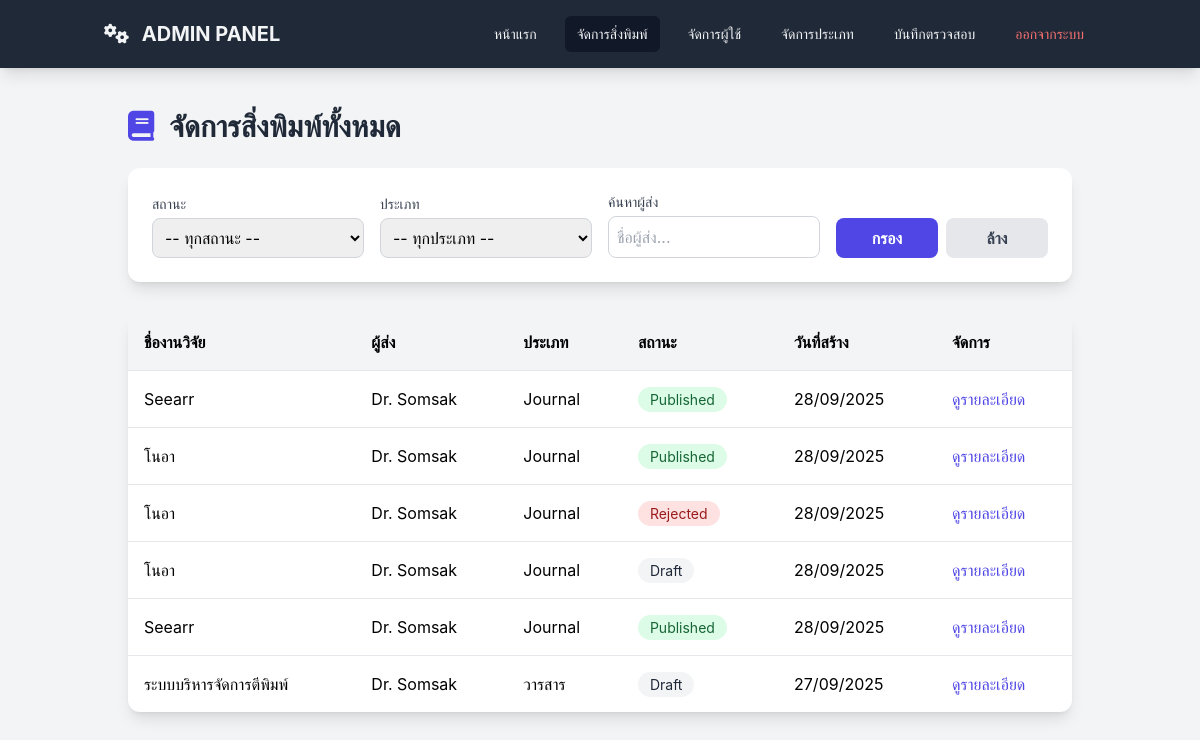
Screenshot of /admin_manage_publications.php (signed in) with the database file from the repository.
### tables this page shows
CREATE TABLE `publications` (
  `PubID` int(11) NOT NULL,
  `PubName` varchar(255) NOT NULL,
  `PubDetail` text,
  `PubType` varchar(100) DEFAULT NULL,
  `PubStatus` enum('Draft','Pending','Published','Rejected') DEFAULT 'Draft',
  `PubDate` date DEFAULT NULL,
  `User_id` int(11) NOT NULL,
  `Created_at` timestamp NOT NULL DEFAULT CURRENT_TIMESTAMP
);

CREATE TABLE `users` (
  `User_Id` int(11) NOT NULL,
  `UserName` varchar(100) NOT NULL,
  `UserEmail` varchar(100) NOT NULL,
  `UserPass` varchar(255) NOT NULL,
  `UserRole` enum('Admin','Officer','Teacher') NOT NULL,
  `Created_at` timestamp NOT NULL DEFAULT CURRENT_TIMESTAMP
);

### admin_manage_publications.php (the view, shortened to what this page needs)
<?php
require_once 'auth_config.php';
$author_filter = trim($_GET['author'] ?? '');
$main_query = "
    SELECT p.PubID, p.PubName, p.PubType, p.PubStatus, p.Created_at, u.UserName
    FROM publications p
    JOIN users u ON p.User_id = u.User_Id
    WHERE 1=1
";
$params = [];
$main_query .= " ORDER BY p.Created_at DESC";
try {
    $stmt_pubs = $pdo->prepare($main_query);
    $stmt_pubs->execute($params);
    $publications = $stmt_pubs->fetchAll(PDO::FETCH_ASSOC);
} catch (PDOException $e) {
    $publications = [];
    $error_message = "เกิดข้อผิดพลาด: " . $e->getMessage();
}
?>
<!DOCTYPE html>
<html lang="th">
<head>
    <script src="https://cdn.tailwindcss.com"></script>
    <link rel="stylesheet" href="https://cdnjs.cloudflare.com/ajax/libs/font-awesome/6.0.0-beta3/css/all.min.css">
</head>
<body class="bg-gray-100 min-h-screen">
    <header class="bg-gray-800 text-gray-100 shadow-lg sticky top-0 z-50">
        <div class="container mx-auto flex justify-between items-center p-4">
            <a href="admin_dashboard.php" class="text-xl font-bold"><i class="fas fa-cogs mr-2"></i> ADMIN PANEL</a>
            <nav class="hidden md:flex space-x-4 items-center">
                <a href="admin_dashboard.php" class="px-3 py-2 rounded-md text-sm font-medium hover:bg-gray-700">หน้าแรก</a>
                <a href="admin_manage_publications.php" class="px-3 py-2 rounded-md text-sm font-medium hover:bg-gray-700 bg-gray-900">จัดการสิ่งพิมพ์</a>
                <a href="admin_user_management.php" class="px-3 py-2 rounded-md text-sm font-medium hover:bg-gray-700">จัดการผู้ใช้</a>
                <a href="admin_manage_types.php" class="px-3 py-2 rounded-md text-sm font-medium hover:bg-gray-700">จัดการประเภท</a>
                <a href="admin_audit_log.php" class="px-3 py-2 rounded-md text-sm font-medium hover:bg-gray-700">บันทึกตรวจสอบ</a>
                <a href="logout.php" class="px-3 py-2 rounded-md text-sm font-medium text-red-400 hover:bg-red-700">ออกจากระบบ</a>
            </nav>
        </div>
    </header>
    <main class="container mx-auto p-6 md:p-10">
        <h1 class="text-3xl font-bold text-gray-800 mb-6"><i class="fas fa-book text-indigo-600 mr-2"></i> จัดการสิ่งพิมพ์ทั้งหมด</h1>
        <div class="bg-white p-6 rounded-xl shadow-lg mb-8">
            <form action="" method="get" class="grid grid-cols-1 md:grid-cols-4 gap-4 items-end">
                <div>
                    <label for="status" class="block text-sm font-medium text-gray-700 mb-1">สถานะ</label>
                    <select id="status" name="status" class="w-full p-2 border border-gray-300 rounded-lg">
                        <option value="">-- ทุกสถานะ --</option>
                    </select>
                </div>
                <div>
                    <label for="type" class="block text-sm font-medium text-gray-700 mb-1">ประเภท</label>
                    <select id="type" name="type" class="w-full p-2 border border-gray-300 rounded-lg">
                        <option value="">-- ทุกประเภท --</option>
                    </select>
                </div>
                 <div>
                    <label for="author" class="block text-sm font-medium text-gray-700 mb-1">ค้นหาผู้ส่ง</label>
                    <input type="text" name="author" id="author" value="<?= htmlspecialchars($author_filter)?>" placeholder="ชื่อผู้ส่ง..." class="w-full p-2 border border-gray-300 rounded-lg">
                </div>
                <div class="flex space-x-2">
                     <button type="submit" class="w-full bg-indigo-600 text-white font-semibold py-2 px-4 rounded-lg hover:bg-indigo-700">กรอง</button>
                     <a href="admin_manage_publications.php" class="w-full text-center bg-gray-200 text-gray-700 font-semibold py-2 px-4 rounded-lg hover:bg-gray-300">ล้าง</a>
                </div>
            </form>
        </div>
        <div class="bg-white rounded-xl shadow-lg overflow-x-auto">
            <table class="w-full text-left">
                <thead class="bg-gray-100">
                    <tr>
                        <th class="p-4">ชื่องานวิจัย</th>
                        <th class="p-4">ผู้ส่ง</th>
                        <th class="p-4">ประเภท</th>
                        <th class="p-4">สถานะ</th>
                        <th class="p-4">วันที่สร้าง</th>
                        <th class="p-4">จัดการ</th>
                    </tr>
                </thead>
                <tbody>
                    <?php if (empty($publications)): ?>
                        <tr><td colspan="6" class="text-center p-6 text-gray-500">ไม่พบผลงาน</td></tr>
                    <?php else: foreach ($publications as $pub): ?>
                        <tr class="border-t hover:bg-gray-50">
                            <td class="p-4"><?= htmlspecialchars($pub['PubName']) ?></td>
                            <td class="p-4"><?= htmlspecialchars($pub['UserName']) ?></td>
                            <td class="p-4"><?= htmlspecialchars($pub['PubType'] ?? 'N/A') ?></td>
                            <td class="p-4">
                                <span class="px-3 py-1 text-sm rounded-full
                                    <?php
                                        if ($pub['PubStatus'] == 'Published') echo 'bg-green-100 text-green-800';
                                        elseif ($pub['PubStatus'] == 'Pending') echo 'bg-yellow-100 text-yellow-800';
                                        elseif ($pub['PubStatus'] == 'Rejected') echo 'bg-red-100 text-red-800';
                                        else echo 'bg-gray-100 text-gray-800';
                                    ?>">
                                    <?= htmlspecialchars($pub['PubStatus']) ?>
                                </span>
                            </td>
                            <td class="p-4"><?= date('d/m/Y', strtotime($pub['Created_at'])) ?></td>
                            <td class="p-4"><a href="admin_view_publication.php?id=<?= $pub['PubID'] ?>" class="text-indigo-600">ดูรายละเอียด</a></td>
                        </tr>
                    <?php endforeach; endif; ?>
                </tbody>
            </table>
        </div>
    </main>
</body>
</html>

### admin_manage_publications.php (style rules this page uses)
body { font-family: 'Inter', 'Tahoma', sans-serif; }

### rows the page displays
publications: PubName "Seearr", User.UserName "Dr. Somsak", PubType "Journal", PubStatus "Published", Created_at "28/09/2025"
publications: PubName "โนอา", User.UserName "Dr. Somsak", PubType "Journal", PubStatus "Published", Created_at "28/09/2025"
publications: PubName "โนอา", User.UserName "Dr. Somsak", PubType "Journal", PubStatus "Rejected", Created_at "28/09/2025"
publications: PubName "โนอา", User.UserName "Dr. Somsak", PubType "Journal", PubStatus "Draft", Created_at "28/09/2025"
publications: PubName "Seearr", User.UserName "Dr. Somsak", PubType "Journal", PubStatus "Published", Created_at "28/09/2025"
publications: PubName "ระบบบริหารจัดการตีพิมพ์", User.UserName "Dr. Somsak", PubType "วารสาร", PubStatus "Draft", Created_at "27/09/2025"
